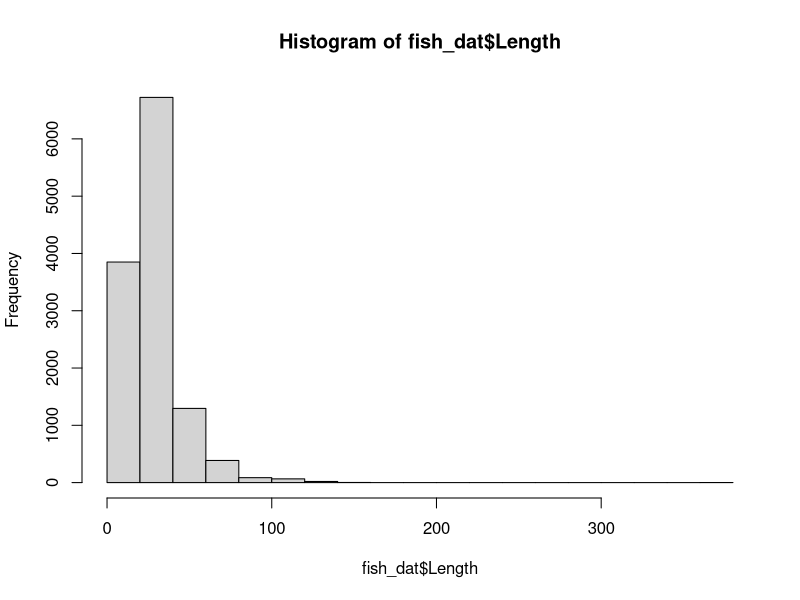
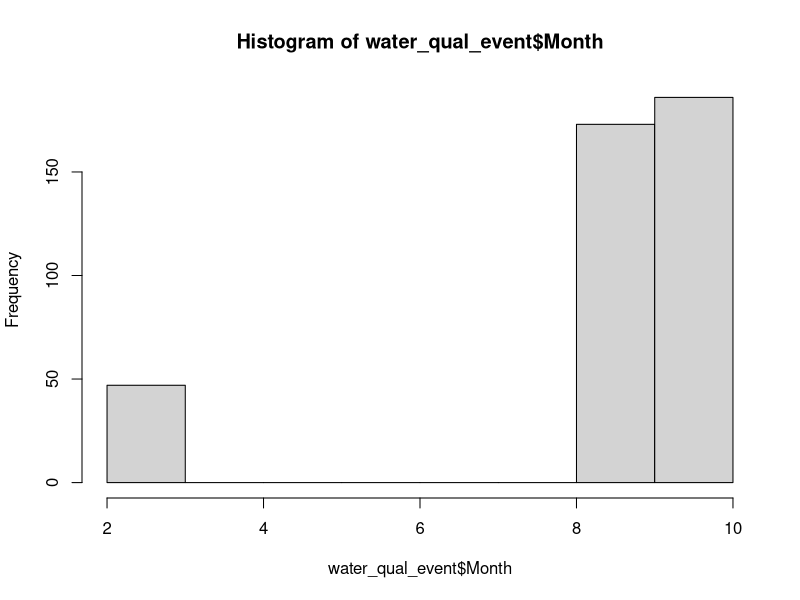
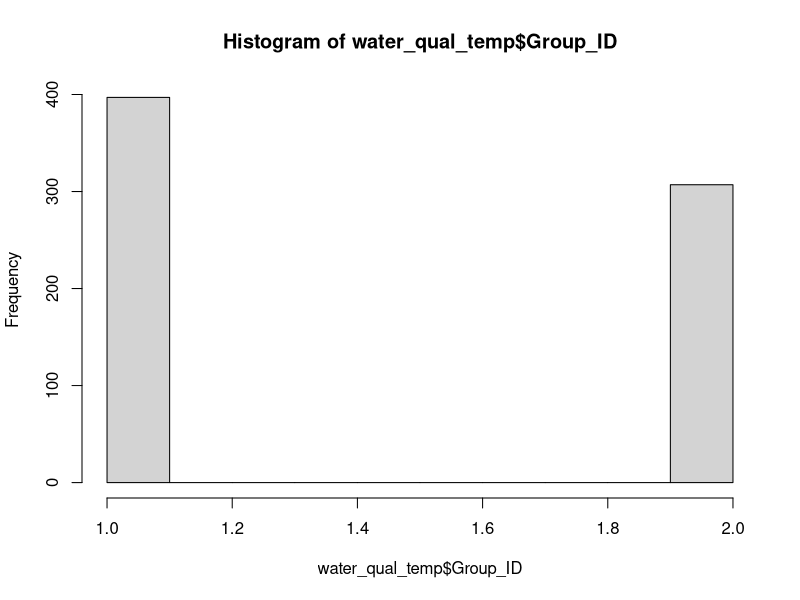
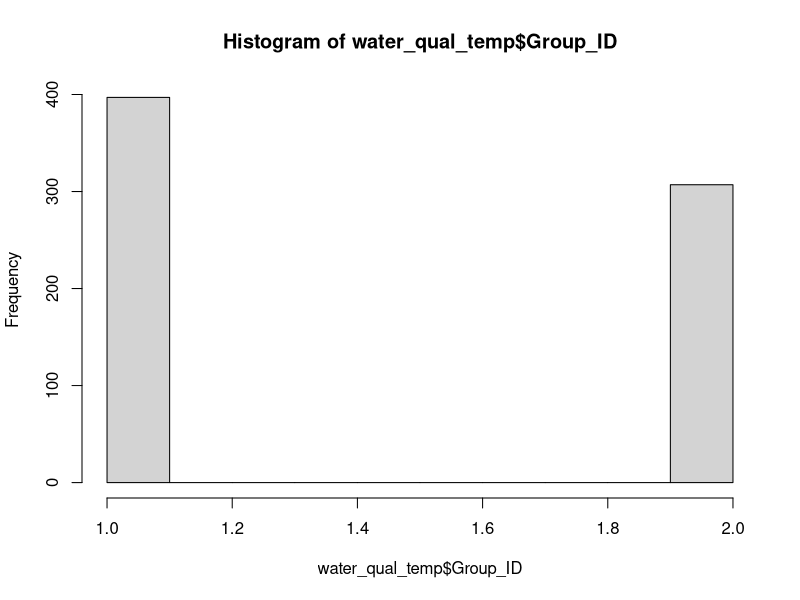
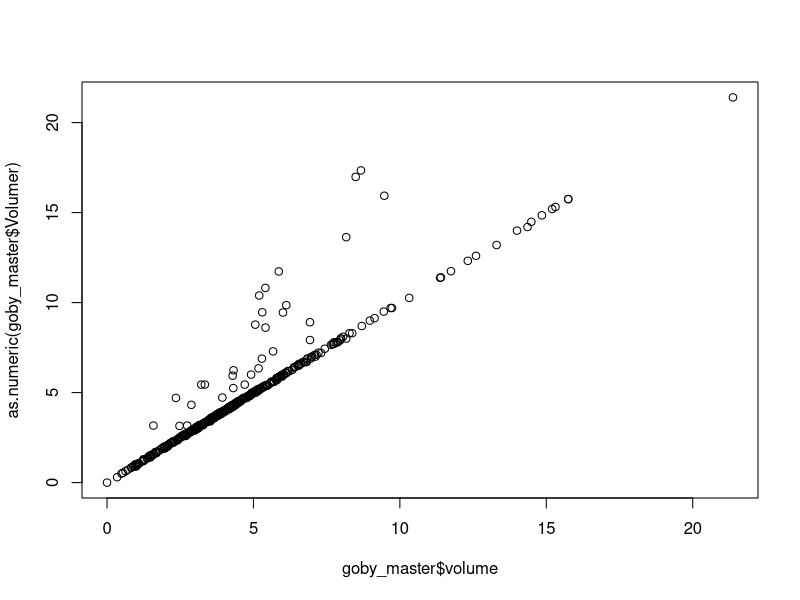
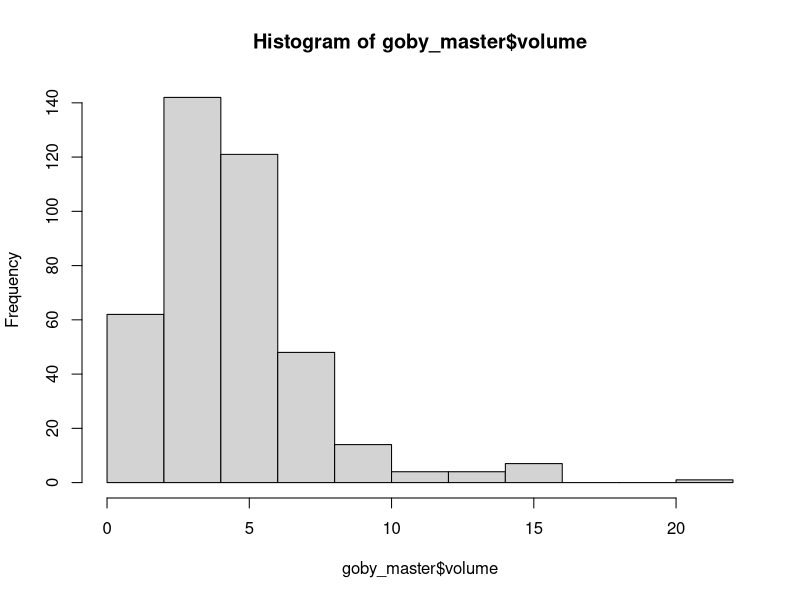
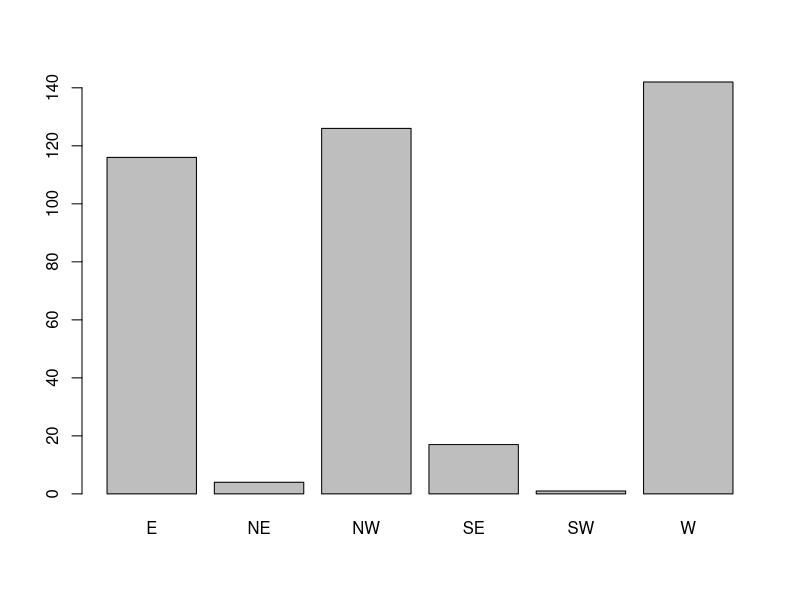
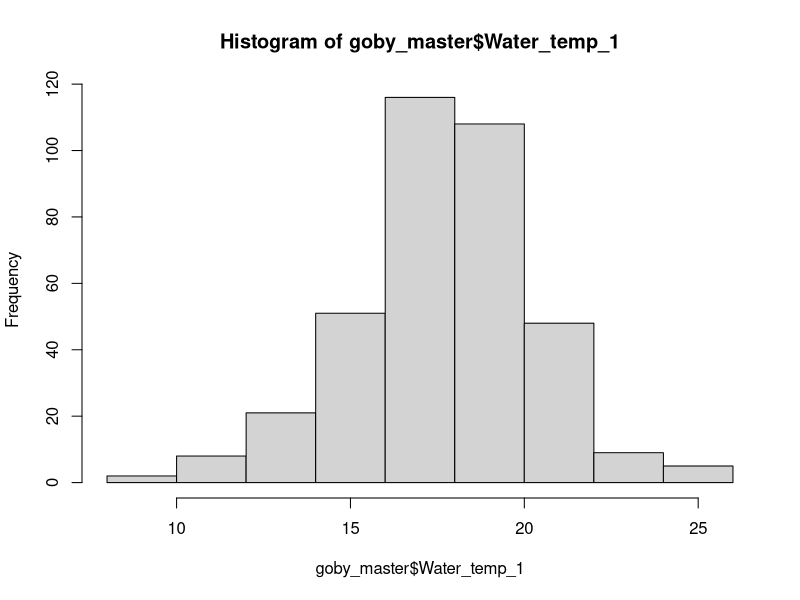

These figures' R source, in order:
### data cleaning

# load packages
library(tidyverse)
library(data.table)
library(lubridate)

## Import three data tables
water_qual_event <- read_csv("Data/water_qual_event.csv", 
                             col_types = cols(Date = col_date(format = "%m/%d/%Y")))

fish_dat <- read_csv("Data/fish_dat.csv", 
                     col_types = cols(Year = col_double())) # import notes problems on rows 12485 and 13444, but I don't see anything wrong.
#note that mort and Injury are all NA


water_qual <- read_csv("Data/water_qual.csv", 
                       col_types = cols(Date = col_date(format = "%m/%d/%Y"), 
                                        ID = col_character(), Start_time = col_character()))

hist(fish_dat$Length) #outlier length on a stickleback (370mm!)  Check with Darren


## To Merge all the files with the fish data, we need to use Year-Season-Station_ID for all three files
# Water_qual_event
water_qual_event$Year <- year(water_qual_event$Date)
water_qual_event$Month <- month(water_qual_event$Date)
hist(water_qual_event$Month)
water_qual_event$Season <- ifelse(water_qual_event$Month < 6, "Winter", "Fall")
water_qual_event$Unique_ID2 <- paste0(water_qual_event$Year,"_", 
                                      water_qual_event$Season, "_", 
                                      water_qual_event$Station_ID)
duplicated(water_qual_event$Unique_ID2) #yay, no duplicates #406 rows

#Water_qual
water_qual$Year <- year(water_qual$Date)
water_qual$Month <- month(water_qual$Date)
water_qual$Season <- ifelse(water_qual$Month < 6, "Winter", "Fall")
water_qual$Unique_ID2 <- paste0(water_qual$Year,"_", 
                                      water_qual$Season, "_", 
                                      water_qual$Station_ID)
duplicated(water_qual$Unique_ID2) #duplicates expected will fix with pivot wider


#fish_dat - seaon and year done
fish_dat$Unique_ID2 <- paste0(fish_dat$Year,"_", 
                                fish_dat$Season, "_", 
                                fish_dat$Station_ID)
duplicated(fish_dat$Unique_ID2) #mostly duplicate will fix with summarize

#lets make water_qual wide so each even has unique row.  
#currently surface and bottom samples from same even in consecutive rows

## add a unique "Group_ID" to each duplicated row to enable pivot wide
## rowid is from data.table package
water_qual_temp <- water_qual %>% 
  mutate(Group_ID = data.table::rowid(Unique_ID2)) #changed to Unique_ID2

#View(water_qual_temp)
hist(water_qual_temp$Group_ID)

# looks like some data are more than just the 2 values...perhaps these can be deleted?  look at raw data to see why 3-6 samples at some events.
# only 14 instances of > 2 environmental samples...I think we can delete these replicates and just keep the core 2 samples for each parameter.

water_qual_temp <- water_qual_temp %>%
  filter(Group_ID < 3)

hist(water_qual_temp$Group_ID)

# pivot wide
water_qual_wide <- water_qual_temp %>%
  pivot_wider(id_cols = c("Unique_ID2", "Date"), # added Date to keep in file
              names_from = "Group_ID",
              values_from = c("Water_temp", "Spec_cond", "Der_spec_cond", "DO", "Perc_sat", "pH")) #airtemp only 1 measurement
View(water_qual_wide) #has 397 rows, water_qual_event has 406 rows.  so some events missing WQ data?

#join WQ_event and WQ
WQ_event_WQ <- left_join(water_qual_event, water_qual_wide, by = "Unique_ID2")
View(WQ_event_WQ) 

# fix some Species naming errors
unique(fish_dat$Species) 
fish_dat$Species <- 
  ifelse(fish_dat$Species == "PSC", "SC",
    ifelse(fish_dat$Species == "SSC", "SC", 
        ifelse(fish_dat$Species == "SCU", "SC", fish_dat$Species)))
unique(fish_dat$Species) #looks good

# get sum fish per day
fish_dat_sum <- 
  fish_dat %>%                                       
  group_by(Unique_ID2, Species) %>%                         
  summarise_at(vars(Numbers),             
               list(spec_sum = sum))

# sum fish into columns by species
fish_dat_sum <- 
  fish_dat_sum %>% 
  pivot_wider(id_cols = "Unique_ID2",
              names_from = "Species",
              values_from = "spec_sum",
              names_prefix = "Sum_")
fish_dat_sum
fish_dat_sum <- fish_dat_sum %>% select(-Sum_NONE) #remove "none" column


#calculate min, max, mean for species length per unique ID  (consider adding 95% CI) !!
fish_stats <- fish_dat %>%
  group_by(Unique_ID2) %>%                         
  summarise_at(vars(Length),             
               list(min_length = min,
                    max_length = max,
                    mean_length = mean))

#calculate sum of mortality per unique ID


# Note that mortality and injury data are all NA when imported.  TTB please check original data. 
fish_mort <- fish_dat %>%                                       
  group_by(Unique_ID2, Species) %>%                         
  summarise_at(vars(Mort),             
               list(mort_sum = sum))

fish_mortality <- 
  fish_mort %>% 
  pivot_wider(id_cols = "Unique_ID2",
              names_from = "Species",
              values_from = "mort_sum",
              names_prefix = "Mort_")
fish_mortality <- fish_mortality %>% select(-Mort_NONE)


#calculate sum of injury per unique ID
fish_injury <- fish_dat %>%                                       
  group_by(Unique_ID2, Species) %>%                         
  summarise_at(vars(Injury),             
               list(inj_sum = sum))
summary(fish_dat)
#fish_injury <- fish_injury %>% select(-NONE)

#calculate sum of microsporidian per unique ID
###change N/Y to 0/1 first
fish_dat_temp <- fish_dat %>%
  mutate(Microsporidian = ifelse(Microsporidian == "N",0,1))

fish_dat <- fish_dat_temp %>% mutate(Microsporidian = ifelse(is.na(Microsporidian), 0, Microsporidian))

microsporidium <- fish_dat %>% group_by(Unique_ID2) %>%                         
  summarise_at(vars(Microsporidian),             
               list(micro_sum = sum))
microsporidium

### let's join all our five datasets
#water_qual_event 
#water_qual_wide,
#fish_dat_sum
#fish_stats
#microsporidium
#fish_mortality <- all NAs, so check original data
#fish_injury    <- all NAs, so check original data

goby_master <- list(water_qual_event, water_qual_wide, fish_dat_sum, fish_stats, microsporidium) %>%   #will add fish_mort
  reduce(left_join, by = "Unique_ID2")
str(goby_master)
View(goby_master)
#Volume is just mean depth by area and volumer has one na.  so replace all and make numeric
goby_master$volume <- goby_master$Ave_depth * goby_master$Area
goby_master$Volumer <- as.numeric(goby_master$Volumer)

plot(goby_master$volume, as.numeric(goby_master$Volumer))  
# question for Darren, why does volume and Volumer usually but not always match?

#date fields match?
goby_master$Match <- goby_master$Date.x == goby_master$Date.y
# 5 dates don't match and are 1-2 days different, must have been data collected on two days due to logistics.

goby_master <- goby_master %>%
  rename("Zone" = "Zone 2")

goby_master$Zone <- as.factor(goby_master$Zone)


#1 case where volume = 0 was in shallow mud.  assign a really small area
hist(goby_master$volume)
goby_master$volume <- ifelse(goby_master$volume == 0, 0.2, goby_master$volume)

#look at zones to combine.  refer to previous report.
plot(goby_master$Zone)

# remove the Winter data?
table(goby_master$Season)

str(goby_master)
goby_master$Water_temp_1 <- as.numeric(goby_master$Water_temp_1)
hist(goby_master$Water_temp_1)

## TO DO
# pool zones?
# include precip data
# breach data?




#####OK goby_master ready for analysis -----------------------------------------
